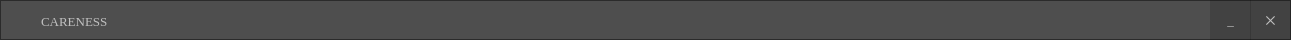
     <widget class="QFrame" name="frame_3">
      <property name="geometry">
       <rect>
        <x>-10</x>
        <y>0</y>
        <width>1291</width>
        <height>40</height>
       </rect>
      </property>
      <property name="cursor">
       <cursorShape>ArrowCursor</cursorShape>
      </property>
      <property name="styleSheet">
       <string notr="true">QFrame{
background:rgba(0,0,0,0.45);
}

QFrame:hover{
background:rgba(0,0,0,0.50);
}

QPushButton{
color:silver;
}

QPushButton:hover{
color:white;
}</string>
      </property>
      <property name="frameShape">
       <enum>QFrame::StyledPanel</enum>
      </property>
      <property name="frameShadow">
       <enum>QFrame::Raised</enum>
      </property>
      <widget class="QLabel" name="label_25">
       <property name="geometry">
        <rect>
         <x>41</x>
         <y>11</y>
         <width>141</width>
         <height>21</height>
        </rect>
       </property>
       <property name="font">
        <font>
         <family>Times New Roman</family>
         <pointsize>10</pointsize>
         <weight>9</weight>
         <italic>false</italic>
         <bold>false</bold>
        </font>
       </property>
       <property name="styleSheet">
        <string notr="true">
color:silver;
background:transparent;</string>
       </property>
       <property name="text">
        <string>CARENESS</string>
       </property>
      </widget>
      <widget class="QPushButton" name="btn_minimize_2">
       <property name="geometry">
        <rect>
         <x>1210</x>
         <y>0</y>
         <width>41</width>
         <height>40</height>
        </rect>
       </property>
       <property name="font">
        <font>
         <family>Times New Roman</family>
         <pointsize>10</pointsize>
         <weight>9</weight>
         <italic>false</italic>
         <bold>false</bold>
         <underline>false</underline>
        </font>
       </property>
       <property name="cursor">
        <cursorShape>PointingHandCursor</cursorShape>
       </property>
       <property name="styleSheet">
        <string notr="true">QPushButton{
background:rgba(0, 0, 0,0.15);
border-radius:none;
}


QPushButton:hover{
background:rgba(0, 0, 0,0.6)
}</string>
       </property>
       <property name="text">
        <string>_</string>
       </property>
      </widget>
      <widget class="QPushButton" name="btn_close_2">
       <property name="geometry">
        <rect>
         <x>1250</x>
         <y>0</y>
         <width>41</width>
         <height>40</height>
        </rect>
       </property>
       <property name="font">
        <font>
         <family>Times New Roman</family>
         <pointsize>10</pointsize>
         <weight>9</weight>
         <italic>false</italic>
         <bold>false</bold>
        </font>
       </property>
       <property name="cursor">
        <cursorShape>PointingHandCursor</cursorShape>
       </property>
       <property name="styleSheet">
        <string notr="true">QPushButton{
background:rgba(0, 0, 0,0.15);
color:silver;

border-radius:none;
}


QPushButton:hover{
background:red;
color:white
}</string>
       </property>
       <property name="text">
        <string>✕</string>
       </property>
      </widget>
      <widget class="QLabel" name="label_26">
       <property name="geometry">
        <rect>
         <x>10</x>
         <y>0</y>
         <width>31</width>
         <height>31</height>
        </rect>
       </property>
       <property name="styleSheet">
        <string notr="true">image: url(:/new/prefix1/images/Logo.png);
background:transparent;</string>
       </property>
       <property name="text">
        <string>&lt;html&gt;&lt;head/&gt;&lt;body&gt;&lt;p&gt;&lt;br/&gt;&lt;/p&gt;&lt;/body&gt;&lt;/html&gt;</string>
       </property>
      </widget>
     </widget>
